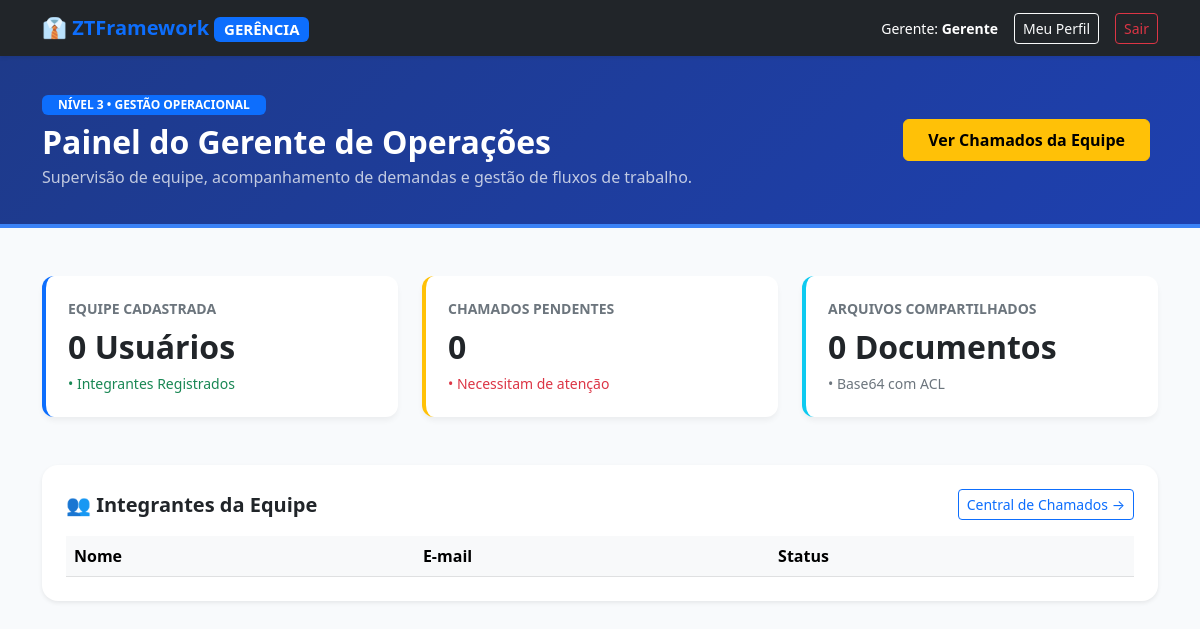
/app/views/main_gerente.php, run on an earlier commit of the app's database.
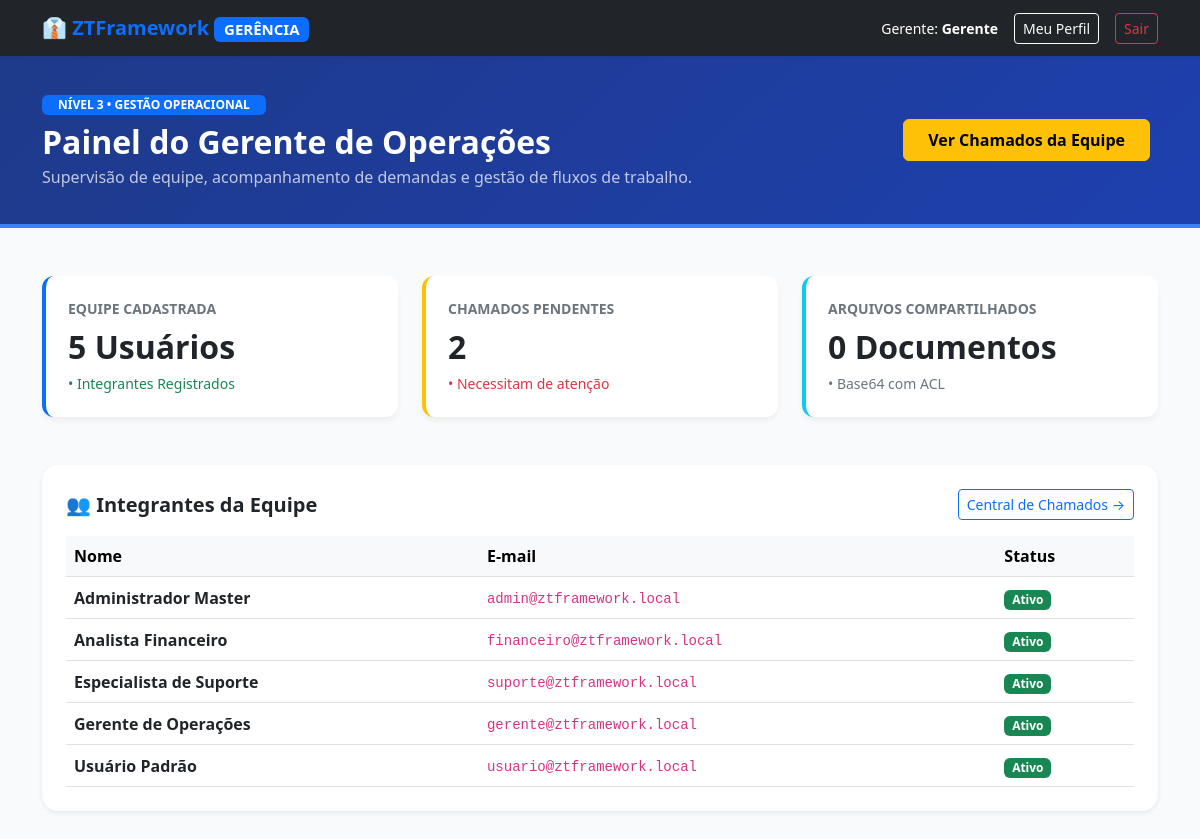
And on a later commit of the database.
### tables this page shows
CREATE TABLE IF NOT EXISTS `usuarios` (
    `idUsuario` INT AUTO_INCREMENT PRIMARY KEY,
    `nome` VARCHAR(150) NOT NULL,
    `email` VARCHAR(150) NOT NULL UNIQUE,
    `senha` VARCHAR(255) NOT NULL,
    `foto` LONGTEXT DEFAULT NULL COMMENT 'Foto do perfil em Base64',
    `status` TINYINT NOT NULL DEFAULT 1 COMMENT '1=Ativo, 0=Inativo',
    `primeiroAcesso` TINYINT NOT NULL DEFAULT 0 COMMENT '1=Troca obrigatória de senha',
    `dataCriacao` DATETIME NOT NULL DEFAULT CURRENT_TIMESTAMP,
    `dataAtualizacao` DATETIME NOT NULL DEFAULT CURRENT_TIMESTAMP ON UPDATE CURRENT_TIMESTAMP,
    INDEX `idx_usuario_email` (`email`),
    INDEX `idx_usuario_status` (`status`)
);

### app/core/database/DBQuery.php (called while the page is built, shortened)
<?php
class DBQuery {
    private string $table;
    private string $fields;
    private array $conditions = [];
    private array $bindings = [];
    private string $orderBy = '';
    private string $limit = '';
    private ?PDO $db = null;
    public function __construct(string $table, string $fields = '*', ?PDO $db = null) {
        $this->table = trim($table);
        $this->fields = trim($fields) === '' ? '*' : trim($fields);
        $this->db = $db;
    }
    private function getDb(): PDO {
        if ($this->db === null) {
            $this->db = DBConnection::getConnection();
        }
        return $this->db;
    }
    public function addCondition(string $logical, string $column, string $operator, mixed $value): self {
        $placeholder = ':p' . count($this->bindings);
        $logical = strtoupper(trim($logical));
        $this->conditions[] = [
            'type'        => 'basic',
            'logical'     => $logical,
            'column'      => trim($column),
            'operator'    => trim($operator),
            'placeholder' => $placeholder,
            'value'       => $value
        ];
        $this->bindings[$placeholder] = $value;
        return $this;
    }
    public function orderBy(string $column, string $direction = 'ASC'): self {
        $dir = strtoupper(trim($direction)) === 'DESC' ? 'DESC' : 'ASC';
        $this->orderBy = "ORDER BY " . trim($column) . " " . $dir;
        return $this;
    }
    public function limit(int $limit, int $offset = 0): self {
        if ($offset > 0) {
            $this->limit = "LIMIT {$limit} OFFSET {$offset}";
        } else {
            $this->limit = "LIMIT {$limit}";
        }
        return $this;
    }
    public function buildWhere(): string {
        if (empty($this->conditions)) {
            return '';
        }
        $parts = [];
        foreach ($this->conditions as $i => $cond) {
            $logical = ($i === 0) ? '' : $cond['logical'] . ' ';
            if ($cond['type'] === 'basic') {
                $parts[] = $logical . $cond['column'] . ' ' . $cond['operator'] . ' ' . $cond['placeholder'];
            } elseif ($cond['type'] === 'raw') {
                $parts[] = $logical . $cond['sql'];
            }
        }
        return 'WHERE ' . implode(' ', $parts);
    }
    public function getSelectSql(): string {
        $sql = "SELECT {$this->fields} FROM {$this->table}";
        $where = $this->buildWhere();
        if (!empty($where)) {
            $sql .= ' ' . $where;
        }
        if (!empty($this->orderBy)) {
            $sql .= ' ' . $this->orderBy;
        }
        if (!empty($this->limit)) {
            $sql .= ' ' . $this->limit;
        }
        return $sql;
    }
    public function select(): array {
        $sql = $this->getSelectSql();
        $stmt = $this->getDb()->prepare($sql);
        $stmt->execute($this->bindings);
        return $stmt->fetchAll(PDO::FETCH_ASSOC);
    }
}

### app/core/utils/Config.php (called while the page is built, shortened)
<?php
class Config {
    private static ?array $data = null;
    private static ?string $configPath = null;
    public static function load(): array {
        if (self::$data !== null) {
            return self::$data;
        }
        $defaultPath = dirname(__DIR__, 2) . '/etc/config.json';
        $path = self::$configPath ?? $defaultPath;
        $content = (string)file_get_contents($path);
        $decoded = json_decode($content, true);
        self::$data = $decoded;
        return self::$data;
    }
    public static function get(?string $key = null, mixed $default = null): mixed {
        $config = self::load();
        $segments = explode('.', $key);
        $current = $config;
        foreach ($segments as $segment) {
            if (!is_array($current) || !array_key_exists($segment, $current)) {
                return $default;
            }
            $current = $current[$segment];
        }
        return $current;
    }
}

### app/core/database/DBConnection.php (called while the page is built, shortened)
<?php
class DBConnection {
    private static array $instances = [];
    public static function getConnection(?string $connectionName = null): PDO {
        $defaultName = (string)Config::get('database.default', 'mysql');
        $name = $connectionName ?? $defaultName;
        if (isset(self::$instances[$name])) {
            return self::$instances[$name];
        }
        $config = Config::get("database.connections.{$name}");
        $driver   = $config['driver'] ?? 'mysql';
        $host     = $config['host'] ?? '127.0.0.1';
        $port     = (int)($config['port'] ?? ($driver === 'pgsql' ? 5432 : 3306));
        $dbname   = $config['dbname'] ?? $config['database'] ?? '';
        $user     = $config['user'] ?? $config['username'] ?? 'root';
        $password = (string)($config['password'] ?? '');
        $charset  = $config['charset'] ?? ($driver === 'pgsql' ? 'utf8' : 'utf8mb4');
        switch ($driver) {
            case 'mysql':
                $dsn = "mysql:host={$host};port={$port};dbname={$dbname};charset={$charset}";
                break;
        }
        $options = [
            PDO::ATTR_ERRMODE            => PDO::ERRMODE_EXCEPTION,
            PDO::ATTR_DEFAULT_FETCH_MODE => PDO::FETCH_ASSOC,
            PDO::ATTR_EMULATE_PREPARES   => false,
        ];
        try {
            $pdo = new PDO($dsn, $user, $password, $options);
            self::$instances[$name] = $pdo;
            return $pdo;
        } catch (PDOException $e) {
            throw new RuntimeException("Falha na conexão com o banco de dados [{$name}]: " . $e->getMessage(), (int)$e->getCode(), $e);
        }
    }
}

### app/views/main_gerente.php (the view, shortened to what the changed rows need)
<?php
$totalMembros = count((new DBQuery('usuarios', 'idUsuario'))->select());
$chamadosPendentes = count((new DBQuery('chamados', 'idChamado'))->addCondition('AND', 'status', '!=', 'fechado')->select());
?>
<!DOCTYPE html>
<html lang="pt-BR">
<head>
    <link rel="stylesheet" href="public/assets/css/bootstrap.min.css">
</head>
<body>
<header class="hero-gerente">
    <div class="container">
        <div class="d-flex justify-content-between align-items-center flex-wrap gap-3">
            <div>
                <h2 class="fw-bold mb-1">Painel do Gerente de Operações</h2>
            </div>
        </div>
    </div>
</header>
<div class="container my-5">
    <div class="row g-4 mb-5">
        <div class="col-md-4">
            <div class="stat-card border-start border-primary border-4">
                <div class="text-muted small text-uppercase fw-bold">Equipe Cadastrada</div>
                <div class="fs-2 fw-bold text-dark mt-1"><?= $totalMembros ?> Usuários</div>
                <small class="text-success">&bull; Integrantes Registrados</small>
            </div>
        </div>
        <div class="col-md-4">
            <div class="stat-card border-start border-warning border-4">
                <div class="text-muted small text-uppercase fw-bold">Chamados Pendentes</div>
                <div class="fs-2 fw-bold text-dark mt-1"><?= $chamadosPendentes ?></div>
                <small class="text-danger">&bull; Necessitam de atenção</small>
            </div>
        </div>
    </div>
    <div class="card p-4 border-0 shadow-sm rounded-4 bg-white">
        <div class="table-responsive">
            <table class="table table-hover align-middle mb-0">
                <thead class="table-light">
                    <tr>
                        <th>Nome</th>
                        <th>E-mail</th>
                        <th>Status</th>
                    </tr>
                </thead>
                <tbody>
                    <?php
                    $membros = (new DBQuery('usuarios', 'idUsuario, nome, email, status'))
                        ->orderBy('nome', 'ASC')
                        ->limit(6)
                        ->select();
                    foreach ($membros as $m):
                    ?>
                        <tr>
                            <td><strong><?= htmlspecialchars((string)$m['nome']) ?></strong></td>
                            <td><code><?= htmlspecialchars((string)$m['email']) ?></code></td>
                            <td>
                                <span class="badge <?= (int)$m['status'] === 1 ? 'bg-success' : 'bg-danger' ?>">
                                    <?= (int)$m['status'] === 1 ? 'Ativo' : 'Inativo' ?>
                                </span>
                            </td>
                        </tr>
                    <?php endforeach; ?>
                </tbody>
            </table>
        </div>
    </div>
</div>
</body>
</html>

What changed in the data, as far as the page shows it:
added usuarios: nome "Administrador Master", email "admin@ztframework.local", status "Ativo"
added usuarios: nome "Analista Financeiro", email "financeiro@ztframework.local", status "Ativo"
added usuarios: nome "Especialista de Suporte", email "suporte@ztframework.local", status "Ativo"
added usuarios: nome "Gerente de Operações", email "gerente@ztframework.local", status "Ativo"
added usuarios: nome "Usuário Padrão", email "usuario@ztframework.local", status "Ativo"
Also different on the page:
$totalMembros: "0" → "5"
$chamadosPendentes: "0" → "2"
